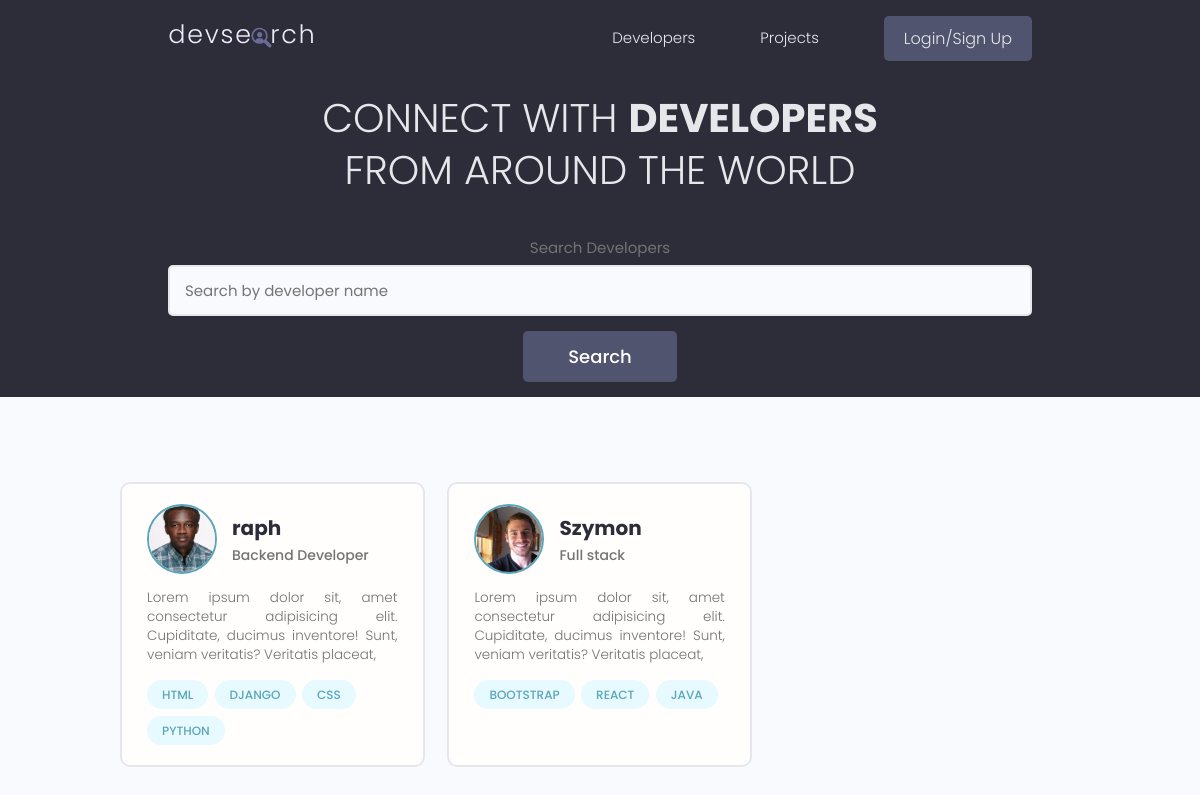
The app's page /, older data.
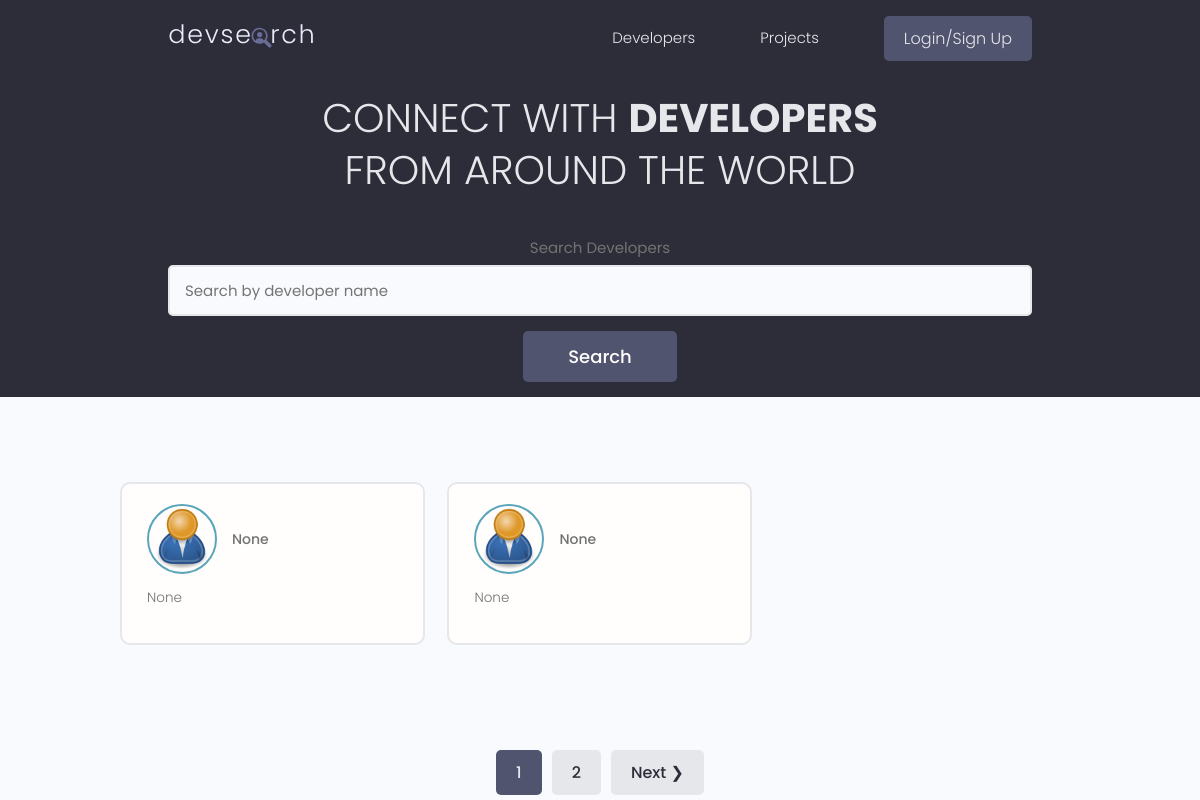
The same page, newer data.
### users/models.py (models this page shows, shortened)
class Profile(models.Model):
    user = models.OneToOneField(
        User, on_delete=models.CASCADE, null=True, blank=True)
    name = models.CharField(max_length=200, blank=True, null=True)
    email = models.EmailField(max_length=500, blank=True, null=True)
    username = models.CharField(max_length=200, blank=True, null=True)
    location = models.CharField(max_length=200, blank=True, null=True)
    short_intro = models.CharField(max_length=200, blank=True, null=True)
    bio = models.TextField(blank=True, null=True)
    profile_image = models.ImageField(
        null=True, blank=True, upload_to='profiles/', default='profiles/user-default.png')
    social_github = models.CharField(max_length=200, blank=True, null=True)
    social_twitter = models.CharField(max_length=200, blank=True, null=True)
    social_linkedin = models.CharField(max_length=200, blank=True, null=True)
    social_youtube = models.CharField(max_length=200, blank=True, null=True)
    social_website = models.CharField(max_length=200, blank=True, null=True)
    created = models.DateTimeField(auto_now_add=True)
    id = models.UUIDField(default=uuid.uuid4, unique=True,
                          primary_key=True, editable=False)
    phone_number = models.CharField(max_length=12, blank=True)

class Skill(models.Model):
    owner = models.ForeignKey(
        Profile, on_delete=models.CASCADE, null=True, blank=True)
    name = models.CharField(max_length=200, blank=True, null=True)
    description = models.TextField(null=True, blank=True)
    created = models.DateTimeField(auto_now_add=True)
    id = models.UUIDField(default=uuid.uuid4, unique=True,
                          primary_key=True, editable=False)
    def __str__(self):
        return str(self.name)

### users/views.py (the view)
# urls.py: path('', views.profiles, name="profiles"),
def profiles(request):
    profiles, search_query = searchProfiles(request)
    custom_range, profiles = paginateProfiles(request, profiles, 2)
    context = {
        'profiles': profiles,
        'search_query': search_query,
        'custom_range': custom_range
    }
    return render(request, 'users/profiles.html', context)

### users/utils.py (called while the page is built)
def paginateProfiles(request, profiles, results):
    page = request.GET.get('page')
    paginator = Paginator(profiles, results)
    try:
        profiles = paginator.page(page)
    except PageNotAnInteger:
        page = 1
        profiles = paginator.page(page)
    except EmptyPage:
        page = paginator.num_pages
        profiles = paginator.page(page)
    leftIndex = (int(page) - 4)
    if leftIndex < 1:
        leftIndex = 1
    rightIndex = (int(page) + 5)
    if rightIndex > paginator.num_pages:
        rightIndex = paginator.num_pages + 1
    custom_range = range(leftIndex, rightIndex)
    return custom_range, profiles

def searchProfiles(request):
    search_query = ''
    if request.GET.get('search_query'):
        search_query = request.GET.get('search_query')
    skills = Skill.objects.filter(name__icontains=search_query)
    profiles = Profile.objects.distinct().filter(
        Q(name__icontains=search_query) |
        Q(short_intro__icontains=search_query) |
        Q(skill__in=skills)
    )
    return profiles, search_query

### users/templates/users/profiles.html
{% extends 'main.html' %}
{% block content %}
  <main class="home">
    <section class="hero-section text-center">
      <div class="container container--narrow">
        <div class="hero-section__box">
          <h2>CONNECT WITH <span>DEVELOPERS</span></h2>
          <h2>FROM AROUND THE WORLD</h2>
        </div>
        <div class="hero-section__search">
          <form id="searchForm" action="{% url 'profiles' %}" method="get">
            <div class="form__field">
              <label for="formInput#search">Search Developers </label>
              <input class="input input--text" id="formInput#search" type="text" name="search_query"
                value="{{search_query}}" placeholder="Search by developer name" />
            </div>
            <input class="btn btn--sub btn--lg" type="submit" value="Search" />
          </form>
        </div>
      </div>
    </section>
    <section class="devlist">
      <div class="container">
        <div class="grid grid--three">
            {% for profile in profiles %}
          <div class="column card">
            <div class="dev">
              <a href="{% url 'user-profile' profile.id %}" class="card__body">
                <div class="dev__profile">
                  <img class="avatar avatar--md" src="{{ profile.profile_image.url }}" alt="image" />
                  <div class="dev__meta">
                    <h3>{{ profile.name }}</h3>
                    <h5>{{ profile.short_intro }}</h5>
                  </div>
                </div>
                <p class="dev__info">{{profile.bio|slice:"150"}}</p>
                <div class="dev__skills">
                    {% for skill in profile.skill_set.all|slice:"4" %}
                  <span class="tag tag--pill tag--main">
                    <small>{{skill}}</small>
                  </span>
                  {% endfor %}
                </div>
              </a>
            </div>
          </div>
          {% endfor %}
        </div>
      </div>
    </section>
    {% include 'pagination.html' with queryset=profiles  custom_range=custom_range %}
  </main>
</body>
</html>
{% endblock %}

Row changes from the older to the newer data that the page shows:
removed Profile: profile_image (picture), name "raph", short_intro "Backend Developer", bio "Lorem ipsum dolor sit, amet consectetur adipisicing elit. Cupiditate, ducimus inventore! Sunt, veniam veritatis? Veritatis placeat,"
removed Skill: name "HTML", shown under "raph"
removed Skill: name "DJANGO", shown under "raph"
removed Skill: name "CSS", shown under "raph"
removed Skill: name "PYTHON", shown under "raph"
removed Profile: profile_image (picture), name "Szymon", short_intro "Full stack", bio "Lorem ipsum dolor sit, amet consectetur adipisicing elit. Cupiditate, ducimus inventore! Sunt, veniam veritatis? Veritatis placeat,"
removed Skill: name "BOOTSTRAP", shown under "Szymon"
removed Skill: name "REACT", shown under "Szymon"
removed Skill: name "JAVA", shown under "Szymon"
added Profile: profile_image (placeholder picture), short_intro "None", bio "None"
added Profile: profile_image (placeholder picture), short_intro "None", bio "None"
Text that changed along with them:
new list line: "1"
new list line: "2"
text now shown: "Next ❯"
